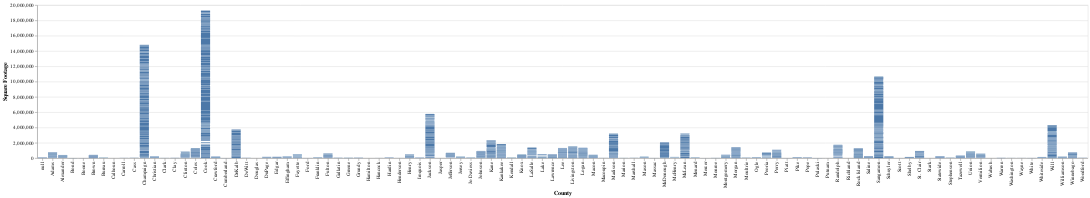

The notebook cell saved with this chart:
### Code cell
chart1

### Figure 1 — Vega specification as saved in the notebook (floating-point values rounded to 4 significant figures; data arrays with more than 128 entries replaced by an {"elided": "..."} marker saying what was removed)
{"$schema": "https://vega.github.io/schema/vega/v5.json", "data": [{"name": "source_0", "values": {"elided": "8862 records"}}, {"name": "source_0_x_domain_County", "values": [{"County": "Fulton"}, {"County": "Pope"}, {"County": "LaSalle"}, {"County": "Clinton"}, {"County": "Schuyler"}, {"County": "Shelby"}, {"County": "Livingston"}, {"County": "Will"}, {"County": "St. Clair"}, {"County": "Vermilion"}, {"County": "Effingham"}, {"County": "Perry"}, {"County": "Macoupin"}, {"County": "Sangamon"}, {"County": "Douglas"}, {"County": "DeWitt"}, {"County": "Lake"}, {"County": "Montgomery"}, {"County": "Henry"}, {"County": "Winnebago"}, {"County": "McLean"}, {"County": "Adams"}, {"County": "Stark"}, {"County": "Cass"}, {"County": "Ogle"}, {"County": "Moultrie"}, {"County": "Franklin"}, {"County": "Jasper"}, {"County": "Kane"}, {"County": "Logan"}, {"County": "Randolph"}, {"County": "Cook"}, {"County": "Hancock"}, {"County": "Grundy"}, {"County": "Johnson"}, {"County": "Jackson"}, {"County": null}, {"County": "Mason"}, {"County": "McHenry"}, {"County": "Massac"}, {"County": "Marion"}, {"County": "Coles"}, {"County": "Fayette"}, {"County": "Jersey"}, {"County": "Union"}, {"County": "Peoria"}, {"County": "Champaign"}, {"County": "Hardin"}, {"County": "White"}, {"County": "Jefferson"}, {"County": "Tazewell"}, {"County": "Knox"}, {"County": "Alexander"}, {"County": "Pulaski"}, {"County": "DeKalb"}, {"County": "Williamson"}, {"County": "Lee"}, {"County": "Henderson"}, {"County": "Kankakee"}, {"County": "Stephenson"}, {"County": "Madison"}, {"County": "Woodford"}, {"County": "Crawford"}, {"County": "Bureau"}, {"County": "Pike"}, {"County": "Gallatin"}, {"County": "McDonough"}, {"County": "Clark"}, {"County": "DuPage"}, {"County": "Hamilton"}, {"County": "Saline"}, {"County": "Wayne"}, {"County": "Rock Island"}, {"County": "Christian"}, {"County": "Iroquois"}, {"County": "Statewide"}, {"County": "Marshall"}, {"County": "Jo Daviess"}, {"County": "Carroll"}, {"County": "Menard"}, {"County": "Whiteside"}, {"County": "Lawrence"}, {"County": "Washington"}, {"County": "Wabash"}, {"County": "Kendall"}, {"County": "Morgan"}, {"County": "Brown"}, {"County": "Scott"}, {"County": "Putnam"}, {"County": "Piatt"}, {"County": "Macon"}, {"County": "Greene"}, {"County": "Boone"}, {"County": "Ford"}, {"County": "Warren"}, {"County": "Mercer"}, {"County": "Edgar"}, {"County": "Cumberland"}, {"County": "Clay"}, {"County": "Richland"}, {"County": "Bond"}, {"County": "Monroe"}, {"County": "Calhoun"}]}], "signals": [{"name": "x_step", "value": 20}, {"name": "width", "update": "bandspace(domain('x').length, 0.1, 0.05) * x_step"}], "marks": [{"type": "rect", "name": "marks", "from": {"data": "source_0"}, "encode": {"update": {"x": {"field": "County", "scale": "x"}, "width": {"signal": "max(0.25, bandwidth('x'))"}, "y": {"field": "Square Footage_end", "scale": "y"}, "y2": {"field": "Square Footage_start", "scale": "y"}, "fill": {"value": "#4c78a8"}}}, "style": ["bar"]}], "scales": [{"name": "x", "type": "band", "domain": {"data": "source_0_x_domain_County", "field": "County", "sort": true}, "range": {"step": {"signal": "x_step"}}, "paddingInner": 0.1, "paddingOuter": 0.05}, {"name": "y", "type": "linear", "domain": {"data": "source_0", "fields": ["Square Footage_start", "Square Footage_end"]}, "range": [{"signal": "height"}, 0], "zero": true, "nice": true}], "axes": [{"scale": "y", "domain": false, "minExtent": 0, "labels": false, "tickCount": {"signal": "ceil(height/40)"}, "maxExtent": 0, "ticks": false, "gridScale": "x", "zindex": 0, "orient": "left", "aria": false, "grid": true}, {"scale": "x", "title": "County", "labelAlign": "right", "labelAngle": 270, "orient": "bottom", "labelBaseline": "middle", "zindex": 0, "grid": false}, {"scale": "y", "orient": "left", "grid": false, "labelOverlap": true, "tickCount": {"signal": "ceil(height/40)"}, "title": "Square Footage", "zindex": 0}], "height": 300, "padding": 5, "background": "white", "style": "cell"}
